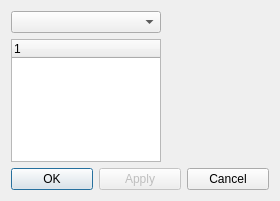
<?xml version="1.0" encoding="UTF-8"?>
<ui version="4.0">
 <class>qutimSettingsClass</class>
 <widget class="QDialog" name="qutimSettingsClass">
  <property name="geometry">
   <rect>
    <x>0</x>
    <y>0</y>
    <width>280</width>
    <height>201</height>
   </rect>
  </property>
  <property name="windowTitle">
   <string>Settings</string>
  </property>
  <property name="windowIcon">
   <iconset resource="../qutim.qrc">
    <normaloff>:/icons/crystal_project/settings.png</normaloff>:/icons/crystal_project/settings.png</iconset>
  </property>
  <layout class="QGridLayout" name="gridLayout">
   <item row="0" column="0">
    <layout class="QVBoxLayout" name="verticalLayout_2">
     <item>
      <layout class="QHBoxLayout" name="horizontalLayout">
       <item>
        <layout class="QVBoxLayout" name="verticalLayout">
         <item>
          <widget class="QComboBox" name="accountBox">
           <property name="minimumSize">
            <size>
             <width>120</width>
             <height>0</height>
            </size>
           </property>
          </widget>
         </item>
         <item>
          <widget class="QTreeWidget" name="settingsTree">
           <property name="sizePolicy">
            <sizepolicy hsizetype="Fixed" vsizetype="Expanding">
             <horstretch>0</horstretch>
             <verstretch>0</verstretch>
            </sizepolicy>
           </property>
           <property name="minimumSize">
            <size>
             <width>150</width>
             <height>0</height>
            </size>
           </property>
           <property name="maximumSize">
            <size>
             <width>150</width>
             <height>16777215</height>
            </size>
           </property>
           <property name="alternatingRowColors">
            <bool>false</bool>
           </property>
           <property name="verticalScrollMode">
            <enum>QAbstractItemView::ScrollPerItem</enum>
           </property>
           <property name="horizontalScrollMode">
            <enum>QAbstractItemView::ScrollPerItem</enum>
           </property>
           <property name="rootIsDecorated">
            <bool>false</bool>
           </property>
           <property name="animated">
            <bool>true</bool>
           </property>
           <property name="allColumnsShowFocus">
            <bool>true</bool>
           </property>
           <column>
            <property name="text">
             <string>1</string>
            </property>
           </column>
          </widget>
         </item>
        </layout>
       </item>
       <item>
        <widget class="QStackedWidget" name="settingsStack">
         <property name="minimumSize">
          <size>
           <width>100</width>
           <height>16</height>
          </size>
         </property>
         <property name="currentIndex">
          <number>-1</number>
         </property>
        </widget>
       </item>
      </layout>
     </item>
     <item>
      <layout class="QHBoxLayout">
       <item>
        <widget class="QPushButton" name="okButton">
         <property name="text">
          <string>OK</string>
         </property>
         <property name="icon">
          <iconset resource="../qutim.qrc">
           <normaloff>:/icons/crystal_project/apply.png</normaloff>:/icons/crystal_project/apply.png</iconset>
         </property>
        </widget>
       </item>
       <item>
        <widget class="QPushButton" name="applyButton">
         <property name="enabled">
          <bool>false</bool>
         </property>
         <property name="text">
          <string>Apply</string>
         </property>
         <property name="icon">
          <iconset resource="../qutim.qrc">
           <normaloff>:/icons/crystal_project/apply.png</normaloff>:/icons/crystal_project/apply.png</iconset>
         </property>
        </widget>
       </item>
       <item>
        <widget class="QPushButton" name="cancelButton">
         <property name="text">
          <string>Cancel</string>
         </property>
         <property name="icon">
          <iconset resource="../qutim.qrc">
           <normaloff>:/icons/crystal_project/cancel.png</normaloff>:/icons/crystal_project/cancel.png</iconset>
         </property>
        </widget>
       </item>
      </layout>
     </item>
    </layout>
   </item>
  </layout>
 </widget>
 <layoutdefault spacing="6" margin="11"/>
 <resources>
  <include location="../qutim.qrc"/>
 </resources>
 <connections>
  <connection>
   <sender>cancelButton</sender>
   <signal>clicked()</signal>
   <receiver>qutimSettingsClass</receiver>
   <slot>reject()</slot>
   <hints>
    <hint type="sourcelabel">
     <x>495</x>
     <y>386</y>
    </hint>
    <hint type="destinationlabel">
     <x>158</x>
     <y>346</y>
    </hint>
   </hints>
  </connection>
 </connections>
</ui>
